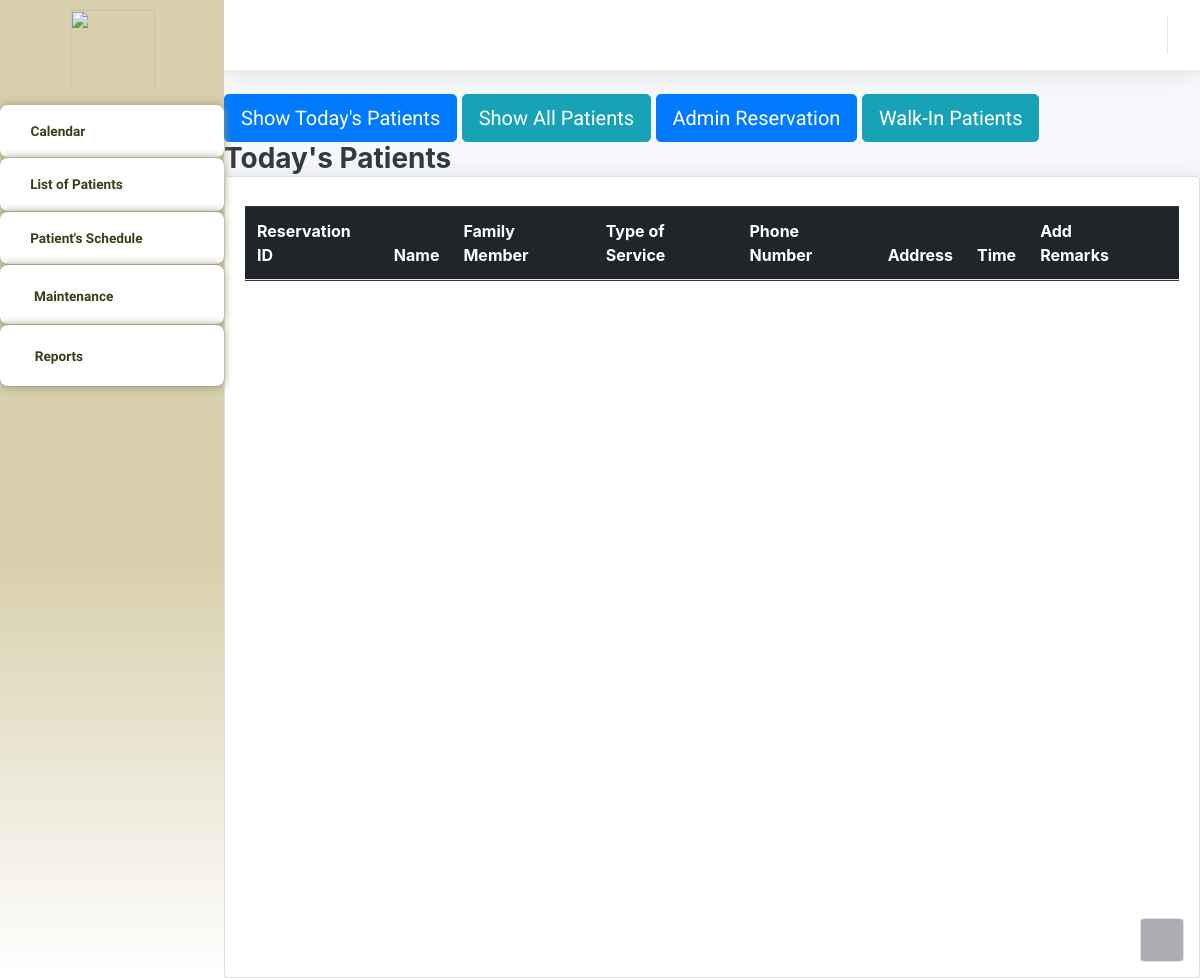
Before: /Thesis1/Admin/patientstoday.php with the older database file.
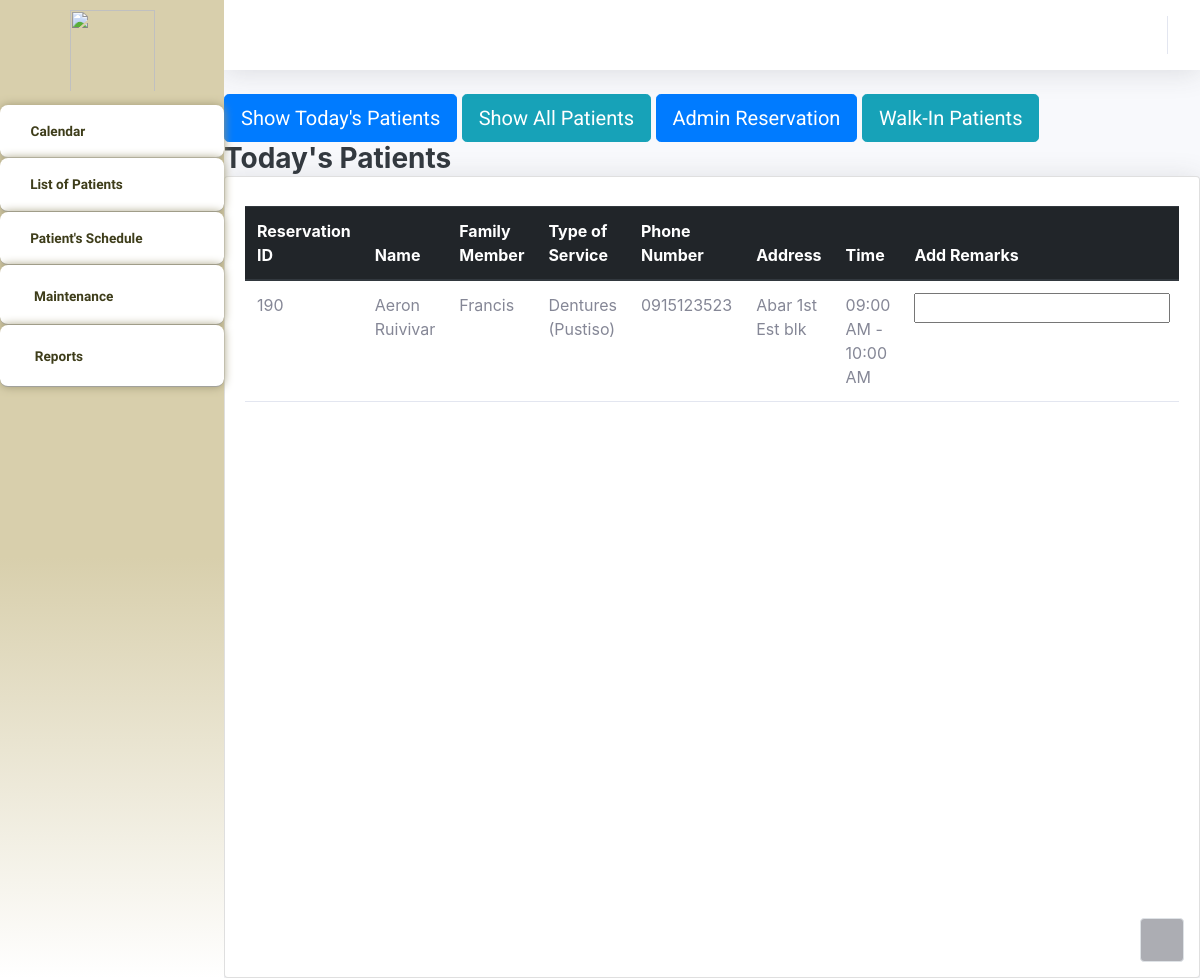
After: the same page with the newer database file.
### tables this page shows
CREATE TABLE `bookinglog` (
  `resID` int(11) NOT NULL,
  `userID` int(11) NOT NULL,
  `serviceName` varchar(255) NOT NULL,
  `date` date NOT NULL,
  `timeslot` varchar(255) NOT NULL,
  `remarks` varchar(255) NOT NULL,
  `admin_remarks` varchar(255) NOT NULL DEFAULT 'None',
  `walk_in_name` varchar(255) NOT NULL DEFAULT 'None',
  `status` varchar(255) NOT NULL,
  `FamMemberName` varchar(255) NOT NULL DEFAULT 'N/A',
  `confirmationHash` varchar(255) NOT NULL,
  `timestamp` timestamp NOT NULL DEFAULT current_timestamp() ON UPDATE current_timestamp(),
  `totalServicePay` int(11) NOT NULL
);

CREATE TABLE `patients_user` (
  `userID` int(11) NOT NULL,
  `Email` varchar(255) NOT NULL,
  `Name` varchar(255) NOT NULL,
  `Address` varchar(255) NOT NULL,
  `PhoneNumber` varchar(255) NOT NULL,
  `Password` varchar(55) NOT NULL,
  `Hash` varchar(255) NOT NULL,
  `Access` varchar(25) NOT NULL,
  `Active` int(11) NOT NULL DEFAULT 0,
  `profilePic` varchar(255) NOT NULL,
  `last_activity` timestamp NOT NULL DEFAULT current_timestamp() ON UPDATE current_timestamp(),
  `activation_timestamp` timestamp NOT NULL DEFAULT current_timestamp(),
  `ForgotPass` varchar(255) NOT NULL,
  `forgot_expiration` timestamp NULL DEFAULT NULL
);

### Thesis1/Admin/patientstoday.php (the view, shortened to what the changed rows need)
<?php
$con = connection();
$todaysDate = date("Y-m-d");
$headerToday = ["Reservation ID", "Name", "Family Member", "Type of Service", "Phone Number", "Address", "Time", "Add Remarks"];
$header = $headerToday;
$retrieveQuery = "SELECT bookinglog.resID, bookinglog.serviceName, patients_user.Name, bookinglog.date, patients_user.PhoneNumber, patients_user.Email, patients_user.Address, bookinglog.timeslot,bookinglog.admin_remarks, bookinglog.walk_in_name,bookinglog.FamMemberName
        FROM bookinglog
        INNER JOIN patients_user ON bookinglog.userID = patients_user.userID
        WHERE status = 'Pending' AND DATE(bookinglog.date) = '$todaysDate'";
?>
<!DOCTYPE html>
<html lang="en">
<head>
    <link rel="stylesheet" href="assets/bootstrap/css/bootstrap.min.css">
    <link rel="stylesheet" href="assets/fonts/fontawesome-all.min.css">
    <link rel="stylesheet" href="assets/fonts/ionicons.min.css">
    <link rel="stylesheet" href="assets/css/aguilaraldo1_section_contact.css">
    <link rel="stylesheet" href="assets/css/Availability---Manage-availability-bookings-appointments_v1.css">
    <link rel="stylesheet" href="assets/css/Basic-Footer.css">
    <link rel="stylesheet" href="assets/css/Black-Navbar.css">
    <link rel="stylesheet" href="assets/css/Block-Responsive-Item-List.css">
    <link rel="stylesheet" href="assets/css/Bootstrap-Calendar.css">
    <link rel="stylesheet" href="assets/css/carousel-circulo.css">
    <link rel="stylesheet" href="assets/css/Carousel-Hero-1.css">
    <link rel="stylesheet" href="assets/css/Carousel-Hero.css">
    <link rel="stylesheet" href="assets/css/Diagonal-div-section.css">
    <link rel="stylesheet" href="assets/css/Feature-Section-MD.css">
    <link rel="stylesheet" href="https://djpsoftwarecdn.azureedge.net/availabilitycss-v1/availability.min.css">
    <link rel="stylesheet" href="assets/css/Login-Form-Basic-icons.css">
    <link rel="stylesheet" href="assets/css/Ultimate-Event-Calendar.css">
    <link rel="stylesheet" href="assets/bootstrap/css/bootstrap.min.css">
    <link rel="stylesheet" href="assets/fonts/fontawesome-all.min.css">
    <link rel="stylesheet" href="assets/css/aguilaraldo1_section_contact.css">
    <link rel="stylesheet" href="assets/css/Basic-Footer.css">
    <link rel="stylesheet" href="assets/css/Black-Navbar.css">
    <link rel="stylesheet" href="assets/css/Block-Responsive-Item-List.css">
    <link rel="stylesheet" href="assets/css/Bootstrap-Calendar.css">
    <link rel="stylesheet" href="assets/css/carousel-circulo.css">
    <link rel="stylesheet" href="assets/css/Carousel-Hero-1.css">
    <link rel="stylesheet" href="assets/css/Carousel-Hero.css">
    <link rel="stylesheet" href="assets/css/Diagonal-div-section.css">
    <link rel="stylesheet" href="assets/css/Feature-Section-MD.css">
    <link rel="stylesheet" href="assets/css/Login-Form-Basic-icons.css">
    <link rel="stylesheet" href="assets/css/Ultimate-Event-Calendar.css">
</head>
<body id="page-top">
    <div id="wrapper">
        <div class="d-flex flex-column" id="content-wrapper">
            <div id="content">
        <div class="card shadow">
            <div class="card-body" style="height: 800px;">
                <div class="table-responsive table mt-2" id="dataTable" role="grid" aria-describedby="dataTable_info" style="height: 800px;">
                    <table class="table my-0" id="dataTable">
                      <thead class="thead-dark">
                        <tr>
                            <?php
                            foreach ($header as $column) {
                                echo "<th>$column</th>";
                            }
                            ?>
                            <th></th>
                        </tr>
                    </thead>
                        <tbody>
                           <?php
                                    $result =  $con->query($retrieveQuery);
                                    while ($row = mysqli_fetch_assoc($result)) {
                                        echo '<tr>';
                                        foreach ($header as $column) {
                                            switch ($column) {
                                                case "Reservation ID":
                                                    echo '<td>' . $row['resID'] . '</td>';
                                                    break;
                                                case "Name":
                                                    echo '<td>' . $row['Name'] . '</td>';
                                                    break;
                                                case "Type of Service":
                                                    echo '<td>' . $row['serviceName'] . '</td>';
                                                    break;
                                                case "Phone Number":
                                                    echo '<td>' . $row['PhoneNumber'] . '</td>';
                                                    break;
                                                case "Address":
                                                    echo '<td>' . $row['Address'] . '</td>';
                                                    break;
                                                case "Time":
                                                    echo '<td>' . $row['timeslot'] . '</td>';
                                                    break;
                                                case "Family Member":
                                                    echo '<td>' . $row['FamMemberName'] . '</td>';
                                                    break;
                                                case "Add Remarks":
                                                    echo '<td>
                                                            <input type="text" class="inputField" id="inputField' . $row['resID'] . '">
                                                        </td>';
                                                    break;
                                            }
                                        }
                                        echo '</tr>';
                                    }
                                    ?>
                        </tbody>
                    </table>
                </div>
            </div>
        </div>
    </div>
        </div><a class="border rounded d-inline scroll-to-top" href="#page-top"><i class="fas fa-angle-up"></i></a>
    </div>
    <link rel="stylesheet" href="https://cdn.jsdelivr.net/npm/bootstrap@4.0.0/dist/css/bootstrap.min.css">
</body>
</html>

Changed rows visible on the page:
added bookinglog: resID "190", userID.Name "Aeron Ruivivar", FamMemberName "Francis", serviceName "Dentures (Pustiso)", userID.PhoneNumber "0915123523", userID.Address "Abar 1st Est blk", timeslot "09:00 AM - 10:00 AM"
